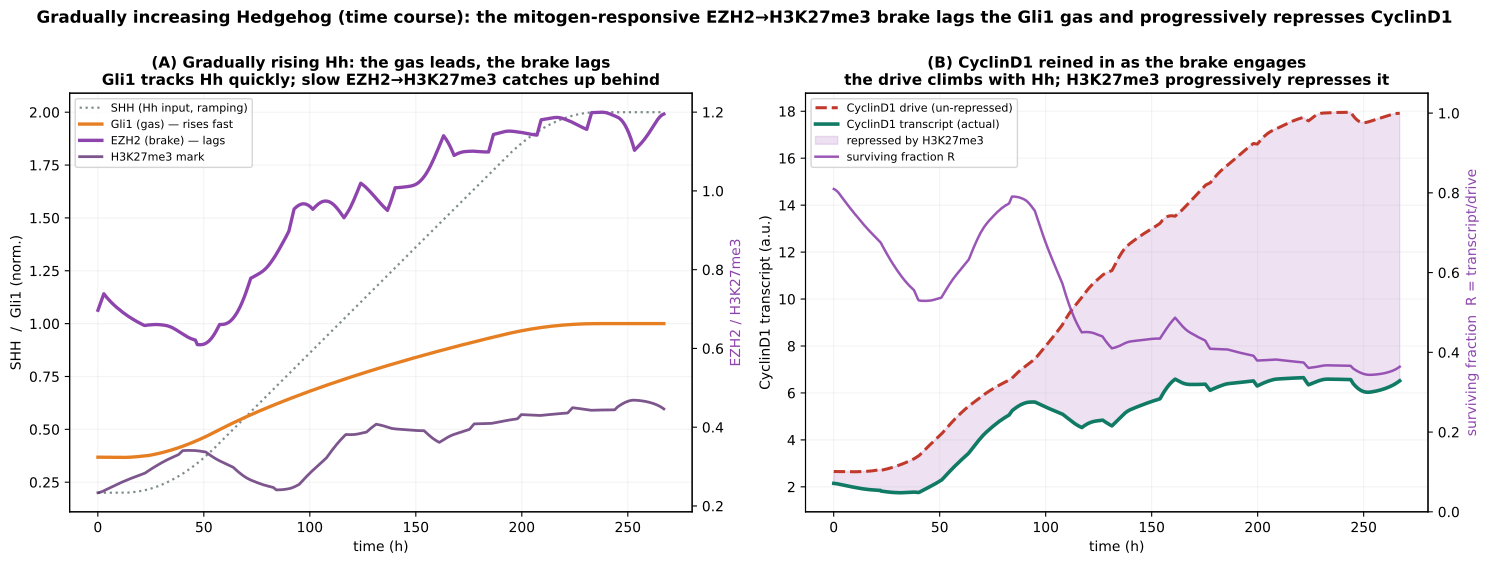

Recreate this plot in Python.
"""Time-course version of the progressive-repression figure: a GNP experiences GRADUALLY INCREASING
Hedgehog. As Hh climbs, Gli1 and the CyclinD1 drive rise quickly, but the (slow, mitogen-responsive)
EZH2 -> H3K27me3 brake rises behind them and progressively reins CyclinD1 in — the repression develops
in real time.

SHH is ramped linearly from 0.2 -> 2.0 over ~180 h (gradual, slower than the ~day EZH2 timescale).
Everything is cycle-averaged (moving average over ~1 cell cycle) to remove the cell-cycle oscillation.
The un-repressed CyclinD1 drive is recovered self-consistently as Cd_mRNA / R(Mk).

Panels:
  A  Inputs/mediators vs time: SHH (input) and Gli1 (gas) rise fast; EZH2 + H3K27me3 (brake) lag.
  B  CyclinD1 vs time: the raw drive (un-repressed) vs the actual transcript; shaded gap = H3K27me3
     repression, growing over time. Twin axis: surviving fraction R = transcript/drive, falling as the
     brake engages.

Run:  ./venv/bin/python simulations/fig_v44_progressive_repression_timecourse.py [--fresh]
"""
import sys, os
sys.path.insert(0, os.path.dirname(os.path.dirname(os.path.abspath(__file__))))
import numpy as np, matplotlib.pyplot as plt, tellurium as te
from src.build_model_v44_heldt import build_model_v44

FRESH = '--fresh' in sys.argv
CACHE = 'simulations/fig_v44_progressive_repression_timecourse_cache.npz'
M = build_model_v44(with_ezh2=True, with_hh=True)
_rr = te.loada(M)
F0, KMK, NMK = _rr['f0_mk'], _rr['K_mk'], _rr['n_mk']
GNP = dict(MYCN_amplification=1.0, Ptch1_copy_number=1.0, p16=0.0, p18=0.464, kSyP21=0.002, HHi=0, EZH2i=0)
SEL = ['time', 'Cd_mRNA', 'Mk', 'EZH2', 'Gli_act', 'Gli1', 'SHH']

T0, DUR, T_END = 2000.0, 10800.0, 16000.0     # hold 0.2, ramp 0.2->2.0 over 180 h, then hold
shh_fn = lambda t: 0.2 if t < T0 else (2.0 if t > T0 + DUR else 0.2 + 1.8 * (t - T0) / DUR)


def drive_ramp(chunk=60, fine=3.0):
    rr = te.loada(M); rr.integrator.setValue('relative_tolerance', 1e-6); rr.reset()
    for k, v in GNP.items():
        rr[k] = v
    out = {k: [] for k in SEL}
    t = 0.0
    while t < T_END:
        rr['SHH'] = float(shh_fn(t)); rr.saveState('s'); ok = False
        for atol in (1e-8, 1e-7, 1e-6):
            try:
                rr.integrator.setValue('absolute_tolerance', atol)
                r = rr.simulate(t, t + chunk, max(2, int(chunk / fine)), selections=SEL); ok = True; break
            except Exception:
                rr.loadState('s')
        if not ok:
            break
        for k in SEL:
            out[k].append(r[k][1:])
        t += chunk
    return {k: np.concatenate(v) for k, v in out.items()}


if FRESH or not os.path.exists(CACHE):
    print('ramping Hh 0.2 -> 2.0 over 180 h ...')
    d = drive_ramp()
    np.savez(CACHE, **d)
    print('  cached ->', CACHE)
z = np.load(CACHE)
t = z['time']; th = t / 60.0


def mov(x, win=2640):
    return np.array([x[(t >= T - win / 2) & (t <= T + win / 2)].mean() for T in t])


shh = mov(z['SHH']); gli1 = mov(z['Gli_act'] + z['Gli1']); ez = mov(z['EZH2']); mk = mov(z['Mk'])
cdm = mov(z['Cd_mRNA'])
R = F0 + (1 - F0) / (1 + (mk / KMK) ** NMK)
drive = cdm / R

C_GLI, C_EZ, C_CD, C_DRIVE, C_SHH = '#e67e22', '#8e44ad', '#117a65', '#c0392b', '#7f8c8d'
fig, ax = plt.subplots(1, 2, figsize=(15, 5.6))

# ---- A: inputs / mediators vs time ----
a = ax[0]; a2 = a.twinx()
a.plot(th, shh, color=C_SHH, lw=1.6, ls=':', label='SHH (Hh input, ramping)')
a.plot(th, gli1 / gli1.max(), color=C_GLI, lw=2.4, label='Gli1 (gas) — rises fast')
a2.plot(th, ez, color=C_EZ, lw=2.4, label='EZH2 (brake) — lags')
a2.plot(th, mk, color='#5b2c6f', lw=2.0, alpha=0.8, label='H3K27me3 mark')
a.set_xlabel('time (h)'); a.set_ylabel('SHH  /  Gli1 (norm.)'); a2.set_ylabel('EZH2 / H3K27me3', color=C_EZ)
a.set_title('(A) Gradually rising Hh: the gas leads, the brake lags\nGli1 tracks Hh quickly; slow EZH2→H3K27me3 catches up behind', fontweight='bold', fontsize=11)
h1, l1 = a.get_legend_handles_labels(); h2, l2 = a2.get_legend_handles_labels()
a.legend(h1 + h2, l1 + l2, fontsize=8, loc='upper left'); a.grid(alpha=0.15)

# ---- B: CyclinD1 drive vs actual + surviving fraction ----
b = ax[1]; b2 = b.twinx()
b.plot(th, drive, '--', color=C_DRIVE, lw=2.2, label='CyclinD1 drive (un-repressed)')
b.plot(th, cdm, color=C_CD, lw=2.6, label='CyclinD1 transcript (actual)')
b.fill_between(th, cdm, drive, color=C_EZ, alpha=0.16, label='repressed by H3K27me3')
b2.plot(th, R, color=C_EZ, lw=1.8, alpha=0.9, label='surviving fraction R')
b2.set_ylim(0, 1.05)
b.set_xlabel('time (h)'); b.set_ylabel('CyclinD1 transcript (a.u.)'); b2.set_ylabel('surviving fraction  R = transcript/drive', color=C_EZ)
b.set_title('(B) CyclinD1 reined in as the brake engages\nthe drive climbs with Hh; H3K27me3 progressively represses it', fontweight='bold', fontsize=11)
h1, l1 = b.get_legend_handles_labels(); h2, l2 = b2.get_legend_handles_labels()
b.legend(h1 + h2, l1 + l2, fontsize=8, loc='upper left'); b.grid(alpha=0.15)

fig.suptitle('Gradually increasing Hedgehog (time course): the mitogen-responsive EZH2→H3K27me3 brake lags the Gli1 gas and progressively represses CyclinD1',
             fontsize=12, fontweight='bold', y=1.0)
plt.tight_layout()
plt.savefig('simulations/fig_v44_progressive_repression_timecourse.png', dpi=160, bbox_inches='tight')
plt.savefig('simulations/fig_v44_progressive_repression_timecourse.pdf', bbox_inches='tight')
plt.close()
i0 = np.argmin(np.abs(th - 40)); i1 = np.argmin(np.abs(th - 250))
print(f'R over the ramp: {R[i0]:.2f} -> {R[i1]:.2f};  transcript {cdm[i0]:.2f} -> {cdm[i1]:.2f};  drive {drive[i0]:.2f} -> {drive[i1]:.2f}')
print('Saved: fig_v44_progressive_repression_timecourse.png / .pdf')
